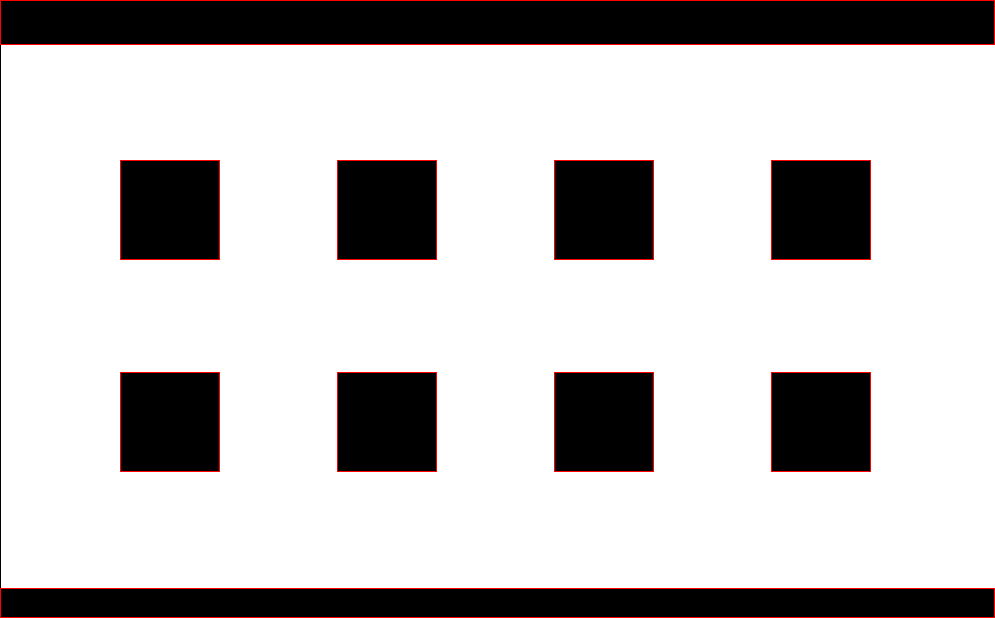
<?xml version="1.0" encoding="UTF-8"?>
<ui version="4.0">
 <class>MainWindow</class>
 <widget class="QMainWindow" name="MainWindow">
  <property name="geometry">
   <rect>
    <x>0</x>
    <y>0</y>
    <width>995</width>
    <height>618</height>
   </rect>
  </property>
  <property name="windowTitle">
   <string>MainWindow</string>
  </property>
  <widget class="QWidget" name="centralwidget">
   <layout class="QVBoxLayout" name="verticalLayout">
    <property name="spacing">
     <number>0</number>
    </property>
    <property name="leftMargin">
     <number>0</number>
    </property>
    <property name="topMargin">
     <number>0</number>
    </property>
    <property name="rightMargin">
     <number>0</number>
    </property>
    <property name="bottomMargin">
     <number>0</number>
    </property>
    <item>
     <widget class="QWidget" name="widget" native="true">
      <property name="maximumSize">
       <size>
        <width>16777215</width>
        <height>45</height>
       </size>
      </property>
      <property name="styleSheet">
       <string notr="true">background-color: black;
border: 1px solid red;
</string>
      </property>
     </widget>
    </item>
    <item>
     <widget class="QWidget" name="widget_3" native="true">
      <property name="styleSheet">
       <string notr="true">background-color:white;
border-left: 1px solid black;
boder-right: 1px solid black;
</string>
      </property>
      <layout class="QGridLayout" name="gridLayout">
       <item row="0" column="2">
        <widget class="QPushButton" name="Mesa_01">
         <property name="minimumSize">
          <size>
           <width>100</width>
           <height>100</height>
          </size>
         </property>
         <property name="maximumSize">
          <size>
           <width>100</width>
           <height>100</height>
          </size>
         </property>
         <property name="styleSheet">
          <string notr="true">background-color: black; border: 1px solid red;</string>
         </property>
         <property name="text">
          <string>Mesa 01</string>
         </property>
        </widget>
       </item>
       <item row="0" column="3">
        <widget class="QPushButton" name="Mesa_02">
         <property name="minimumSize">
          <size>
           <width>100</width>
           <height>100</height>
          </size>
         </property>
         <property name="maximumSize">
          <size>
           <width>100</width>
           <height>100</height>
          </size>
         </property>
         <property name="styleSheet">
          <string notr="true">background-color: black; border: 1px solid red;</string>
         </property>
         <property name="text">
          <string>Mesa 02</string>
         </property>
        </widget>
       </item>
       <item row="0" column="4">
        <widget class="QPushButton" name="Mesa_03">
         <property name="minimumSize">
          <size>
           <width>100</width>
           <height>100</height>
          </size>
         </property>
         <property name="maximumSize">
          <size>
           <width>100</width>
           <height>100</height>
          </size>
         </property>
         <property name="styleSheet">
          <string notr="true">background-color: black; border: 1px solid red;</string>
         </property>
         <property name="text">
          <string>Mesa 03</string>
         </property>
        </widget>
       </item>
       <item row="0" column="5">
        <widget class="QPushButton" name="Mesa_04">
         <property name="minimumSize">
          <size>
           <width>100</width>
           <height>100</height>
          </size>
         </property>
         <property name="maximumSize">
          <size>
           <width>100</width>
           <height>100</height>
          </size>
         </property>
         <property name="styleSheet">
          <string notr="true">background-color: black; border: 1px solid red;</string>
         </property>
         <property name="text">
          <string>Mesa 04</string>
         </property>
        </widget>
       </item>
       <item row="1" column="4">
        <widget class="QPushButton" name="Mesa_07">
         <property name="minimumSize">
          <size>
           <width>100</width>
           <height>100</height>
          </size>
         </property>
         <property name="maximumSize">
          <size>
           <width>100</width>
           <height>100</height>
          </size>
         </property>
         <property name="styleSheet">
          <string notr="true">background-color: black; border: 1px solid red;</string>
         </property>
         <property name="text">
          <string>Mesa 07</string>
         </property>
        </widget>
       </item>
       <item row="1" column="3">
        <widget class="QPushButton" name="Mesa_06">
         <property name="minimumSize">
          <size>
           <width>100</width>
           <height>100</height>
          </size>
         </property>
         <property name="maximumSize">
          <size>
           <width>100</width>
           <height>100</height>
          </size>
         </property>
         <property name="styleSheet">
          <string notr="true">background-color: black; border: 1px solid red;</string>
         </property>
         <property name="text">
          <string>Mesa 06</string>
         </property>
        </widget>
       </item>
       <item row="1" column="2">
        <widget class="QPushButton" name="Mesa_05">
         <property name="minimumSize">
          <size>
           <width>100</width>
           <height>100</height>
          </size>
         </property>
         <property name="maximumSize">
          <size>
           <width>100</width>
           <height>100</height>
          </size>
         </property>
         <property name="styleSheet">
          <string notr="true">background-color: black; border: 1px solid red;</string>
         </property>
         <property name="text">
          <string>Mesa 05</string>
         </property>
        </widget>
       </item>
       <item row="1" column="5">
        <widget class="QPushButton" name="Mesa_08">
         <property name="minimumSize">
          <size>
           <width>100</width>
           <height>100</height>
          </size>
         </property>
         <property name="maximumSize">
          <size>
           <width>100</width>
           <height>100</height>
          </size>
         </property>
         <property name="styleSheet">
          <string notr="true">background-color: black; border: 1px solid red;</string>
         </property>
         <property name="text">
          <string>Mesa 08</string>
         </property>
        </widget>
       </item>
      </layout>
     </widget>
    </item>
    <item>
     <widget class="QWidget" name="widget_2" native="true">
      <property name="maximumSize">
       <size>
        <width>16777215</width>
        <height>30</height>
       </size>
      </property>
      <property name="styleSheet">
       <string notr="true">background-color: black;
border: 1px solid red;
</string>
      </property>
     </widget>
    </item>
   </layout>
   <zorder>widget_3</zorder>
   <zorder>widget</zorder>
   <zorder>widget_2</zorder>
  </widget>
 </widget>
 <resources/>
 <connections/>
</ui>
